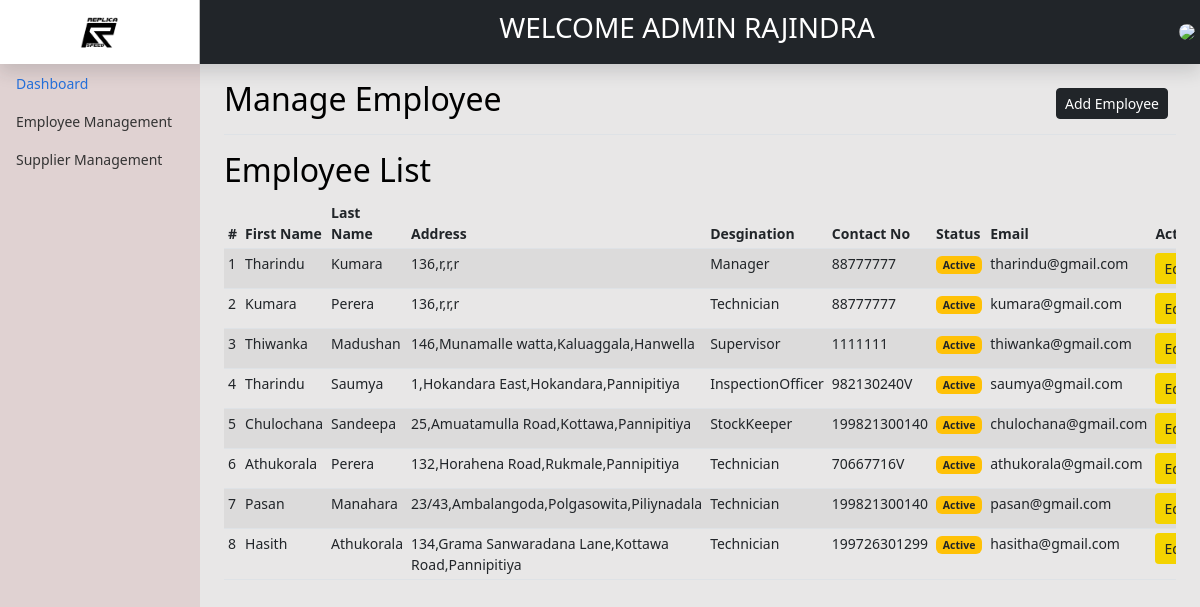
The page /backend/user/employee/viewEmp.php (signed in) on the database its author committed.
### tables this page shows
CREATE TABLE IF NOT EXISTS `users` (
  `UserId` int(11) NOT NULL AUTO_INCREMENT,
  `Title` varchar(10) NOT NULL,
  `UserImage` varchar(255) DEFAULT NULL,
  `FirstName` varchar(100) NOT NULL,
  `LastName` varchar(100) NOT NULL,
  `Email` varchar(255) NOT NULL,
  `Password` varchar(255) NOT NULL,
  `UserRole` varchar(100) NOT NULL,
  `depId` int(11) DEFAULT NULL,
  `HouseNo` varchar(100) NOT NULL,
  `Lane` varchar(100) NOT NULL,
  `Street` varchar(100) NOT NULL,
  `City` varchar(100) NOT NULL,
  `Gender` varchar(10) NOT NULL,
  `NIC` varchar(12) NOT NULL,
  `Status` int(1) NOT NULL,
  `passwordreset` varchar(255) DEFAULT NULL,
  `AddUser` int(11) DEFAULT NULL,
  `AddDate` date DEFAULT NULL,
  `UpdateUser` int(11) DEFAULT NULL,
  `UpdateDate` date DEFAULT NULL,
  PRIMARY KEY (`UserId`)
);

### backend/user/employee/viewEmp.php (the view, shortened to what this page needs)
<?php include'../../header.php'; ?>
<main class="col-md-9 ms-sm-auto col-lg-10 px-md-4 ">
    <div class="d-flex justify-content-between flex-wrap flex-md-nowrap align-items-center pt-3 pb-2 mb-3 border-bottom">
        <h1 class="h2">Manage Employee</h1>
        <div class="btn-toolbar mb-2 mb-md-0">
            <div class="btn-group me-2">
                <a href="addEmp.php" class="btn btn-sm btn-dark">Add Employee</a>
            </div>
        </div>
    </div>
    <h2>Employee List</h2>
    <div class="table-responsive" >
        <?php
        $db = dbconn();
        $sql = "SELECT UserId,FirstName,Lastname,Email,HouseNo,Lane,Street,City,Gender,NIC,Status,UserRole FROM users WHERE UserRole<>'admin'";
        $result = $db->query($sql);
        ?>
        <table class="table table-striped table-sm">
            <thead>
                <tr>
                    <th scope="col">#</th>
                    <th scope="col">First Name</th>
                    <th scope="col">Last Name</th>
                    <th scope="col">Address</th>
                    <th scope="col">Desgination</th>
                    <th scope="col">Contact No</th>
                    <th scope="col">Status</th>
                    <th scope="col">Email</th>
                    <th scope="col">Actions</th>
                </tr>
            </thead>
            <tbody>
                <?php
                if ($result->num_rows >= 0) {
                    $n = 1;
                    while ($row = $result->fetch_assoc()) {
                        ?>
                        <tr>
                            <td><?= $n ?></td>
                            <td><?= $row['FirstName'] ?></td>
                            <td><?= $row['Lastname'] ?></td>
                            <td><?= $row['HouseNo'] . "," . $row['Lane'] . "," . $row['Street'] . "," . $row['City'] ?></td>
                            <td><?= ucwords($row['UserRole']) ?></td>
                            <td><?= $row['NIC'] ?></td>
                            <td>
                                <?php
                                $StatusUser = $row['Status'];
                                $statusDescription = '';
                                switch ($StatusUser) {
                                    case 1:
                                        $statusDescription = "Active";
                                        $statusColor = "badge bg-warning text-dark btn-sm";
                                        break;
                                }
                                ?>
                                <span class='<?= $statusColor; ?>'><?= $statusDescription; ?> </span>
                            </td>
                            <td><?= $row['Email'] ?></td>
                            <td>
                                <?php if ($row['UserRole'] == 'admin') { ?>
                                    <form method='post' action="viewEmpDetails.php">
                                        <input type="hidden" name="UserId" value="<?= $row['UserId'] ?>">
                                        <button type="submit"  class="btn btn-sm" style='background-color: #F4D300;' name="action" value="edit" disabled>Edit</button>
                                    </form>
                                <td>
                                    <form method='post' action="delete.php">
                                        <input type="hidden" name="UserId" value="<?= $row['UserId'] ?>">
                                        <button type="submit" class="btn btn-sm" style="background-color: #900700" name="action" value="delete" disabled>Delete</button>
                                    </form>
                                </td>
                                <td>
                                <?php } else {
                                    ?>
                                    <form method='post' action="viewEmpDetails.php">
                                        <button type="submit"  class="btn btn-sm" style='background-color: #F4D300;' name="action" value="edit">Edit</button>
                                    </form>
                                </td>
                                <?php }
                                ?>
                        </tr>
                        <?php
                        $n++;
                    }
                }
                ?>
            </tbody>
        </table>
    </div>
</main>
<?php include'../../footer.php'; ?>

### backend/assets/css/dashboard.css (style rules this page uses)
body { font-size: .875rem; }

### rows shown on the page
users: FirstName "Tharindu", LastName "Kumara", HouseNo "136", Lane "r", Street "r", City "r", UserRole "Manager", NIC "88777777", Status "Active", Email "tharindu@gmail.com"
users: FirstName "Kumara", LastName "Perera", HouseNo "136", Lane "r", Street "r", City "r", UserRole "Technician", NIC "88777777", Status "Active", Email "kumara@gmail.com"
users: FirstName "Thiwanka", LastName "Madushan", HouseNo "146", Lane "Munamalle watta", Street "Kaluaggala", City "Hanwella", UserRole "Supervisor", NIC "1111111", Status "Active", Email "thiwanka@gmail.com"
users: FirstName "Tharindu", LastName "Saumya", HouseNo "1", Lane "Hokandara East", Street "Hokandara", City "Pannipitiya", UserRole "InspectionOfficer", NIC "982130240V", Status "Active", Email "saumya@gmail.com"
users: FirstName "Chulochana", LastName "Sandeepa", HouseNo "25", Lane "Amuatamulla Road", Street "Kottawa", City "Pannipitiya", UserRole "StockKeeper", NIC "199821300140", Status "Active", Email "chulochana@gmail.com"
users: FirstName "Athukorala", LastName "Perera", HouseNo "132", Lane "Horahena Road", Street "Rukmale", City "Pannipitiya", UserRole "Technician", NIC "70667716V", Status "Active", Email "athukorala@gmail.com"
users: FirstName "Pasan", LastName "Manahara", HouseNo "23/43", Lane "Ambalangoda", Street "Polgasowita", City "Piliynadala", UserRole "Technician", NIC "199821300140", Status "Active", Email "pasan@gmail.com"
users: FirstName "Hasith", LastName "Athukorala", HouseNo "134", Lane "Grama Sanwaradana Lane", Street "Kottawa Road", City "Pannipitiya", UserRole "Technician", NIC "199726301299", Status "Active", Email "hasitha@gmail.com"

### other values the page prints
$_SESSION["userrole"] "ADMIN"
$_SESSION["FirstName"] "RAJINDRA"
